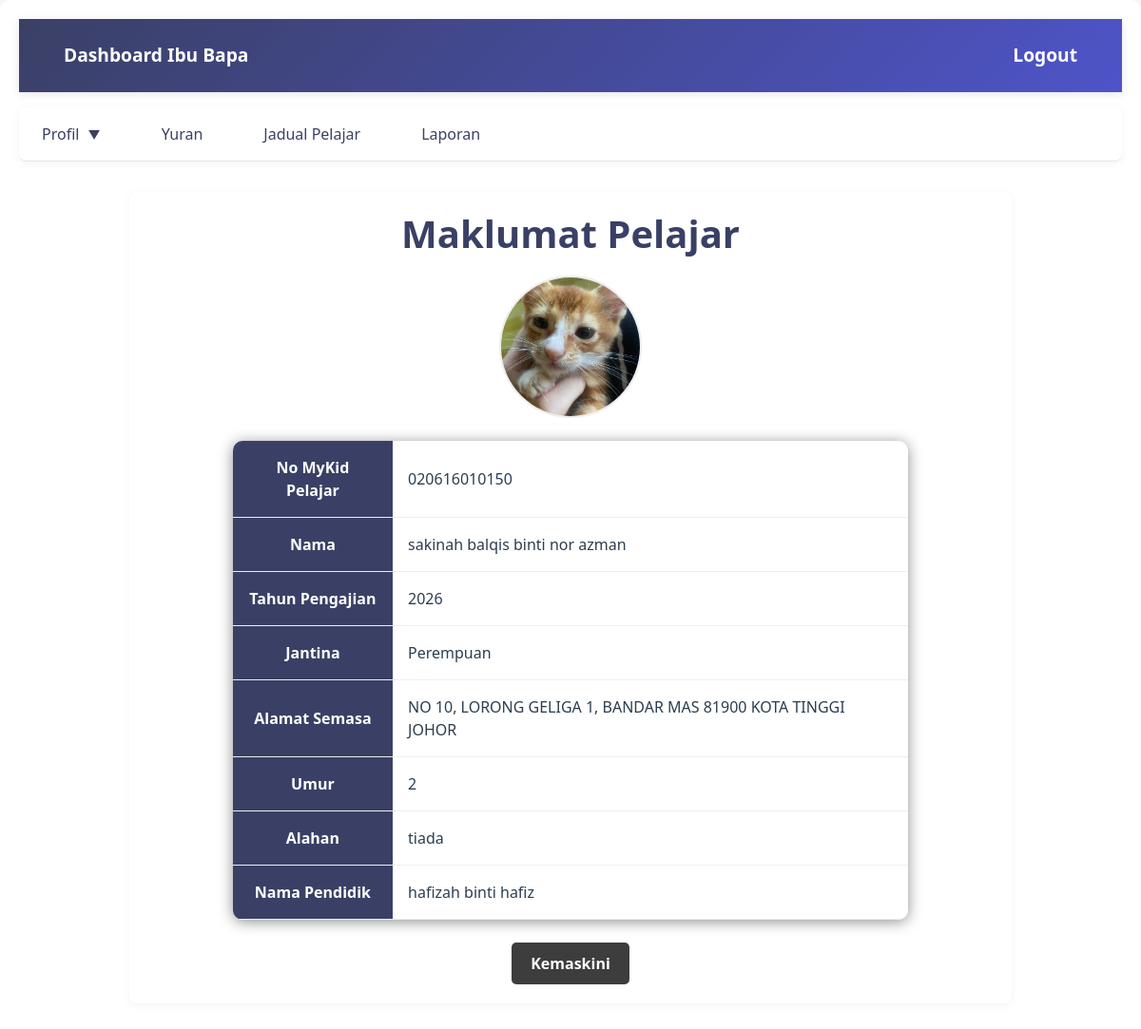
The page /profilPelajar.php?ic=020616010150 (signed in) on the database its author committed.
### tables this page shows
CREATE TABLE `pelajar` (
  `ic_pelajar` varchar(20) NOT NULL,
  `nama_pelajar` varchar(100) NOT NULL,
  `jantina` varchar(10) NOT NULL,
  `alamat_semasa` varchar(255) DEFAULT NULL,
  `umur` int(11) DEFAULT NULL,
  `Alahan` varchar(100) DEFAULT NULL,
  `gambar_pelajar` varchar(255) DEFAULT NULL,
  `ibubapa_id` int(11) NOT NULL,
  `tahun_pengajian` int(4) DEFAULT NULL,
  `id_pentadbir` int(11) DEFAULT NULL,
  `id_pendidik` int(11) DEFAULT NULL,
  `sijilLahir_pelajar` varchar(255) DEFAULT NULL,
  `pengesahan` tinyint(1) DEFAULT NULL
);

CREATE TABLE `pendidik` (
  `id_pendidik` int(11) NOT NULL,
  `ic_pendidik` varchar(20) NOT NULL,
  `nama_pendidik` varchar(100) NOT NULL,
  `email_pendidik` varchar(100) NOT NULL,
  `no_pendidik` varchar(15) DEFAULT NULL,
  `username` varchar(100) NOT NULL,
  `password` varchar(20) NOT NULL,
  `peranan_id` int(11) NOT NULL DEFAULT 3,
  `umur` int(11) NOT NULL,
  `alamat_pendidik` varchar(255) NOT NULL,
  `sijil_pengajian` varchar(255) NOT NULL,
  `kursus_kanak_kanak` varchar(255) NOT NULL,
  `pengesahan` tinyint(1) DEFAULT NULL
);

### profilPelajar.php (the view, shortened to what this page needs)
<?php
require_once 'config.php';
if (isset($_GET['ic'])) {
    $ic_pelajar = $_GET['ic'];
    $username = $_SESSION['username'];
    $query = "
        SELECT
            pelajar.ic_pelajar,
            pelajar.nama_pelajar,
            pelajar.jantina,
             pelajar.alamat_semasa,
             pelajar.umur,
             pelajar.gambar_pelajar,
             pelajar.Alahan,
             pelajar.tahun_pengajian,
            pendidik.nama_pendidik
        FROM pelajar
        INNER JOIN ibubapa ON pelajar.ibubapa_id = ibubapa.id_ibubapa
        LEFT JOIN pendidik ON pelajar.id_pendidik = pendidik.id_pendidik
        WHERE pelajar.ic_pelajar = ? AND ibubapa.email_bapa = ?
    ";
    $stmt = $conn->prepare($query);
    $stmt->bind_param("ss", $ic_pelajar, $username);
    $stmt->execute();
    $result = $stmt->get_result();
    $data = $result->fetch_assoc();
} else {
    die("Student IC not provided.");
}
?>
<!DOCTYPE html>
<html lang="en">
<head>
    <link rel="stylesheet" href="https://cdn.jsdelivr.net/npm/bootstrap@5.3.0/dist/css/bootstrap.min.css">
    <link rel="stylesheet" href="css/dashboard.css">
</head>
<body class="dashboard-container">
    <div class="container">
        <header>
            <a href="ibubapa_dashboard.php"><span>Dashboard Ibu Bapa</span></a>
            <a href="logout.php">Logout</a>
        </header>
       <nav>
            <ul>
            <li class="dropdown-parent">
                    <a href="#">Profil <span class="dropdown-icon">&#x25BC;</span></a>
                </li>
                <li><a href="yuran.php">Yuran</a></li>
                <li><a href="display_jadual.php">Jadual Pelajar</a></li>
                <li><a href="ibubapaLaporan.php">Laporan</a></li>
            </ul>
        </nav>
        <div class="profile-container">
            <h1>Maklumat Pelajar</h1>
            <div class="student-photo">
                <?php if (!empty($data['gambar_pelajar']) && file_exists("uploads/" . $data['gambar_pelajar'])): ?>
                    <img src="uploads/<?php echo htmlspecialchars($data['gambar_pelajar']); ?>" alt="Gambar Pelajar">
                <?php else: ?>
                    <img src="uploads/default.png" alt="Default Photo">
                <?php endif; ?>
            </div>
        <table>
            <tr>
                <th>No MyKid Pelajar</th>
                <td><?php echo htmlspecialchars($data['ic_pelajar']); ?></td>
            </tr>
            <tr>
                <th>Nama</th>
                <td><?php echo htmlspecialchars($data['nama_pelajar']); ?></td>
            </tr>
            <tr>
                <th>Tahun Pengajian</th>
                <td><?php echo htmlspecialchars($data['tahun_pengajian']); ?></td>
            </tr>
            <tr>
                <th>Jantina</th>
                <td><?php echo htmlspecialchars($data['jantina']); ?></td>
            </tr>
            <tr>
                <th>Alamat Semasa</th>
                <td><?php echo htmlspecialchars($data['alamat_semasa']); ?></td>
            </tr>
            <tr>
                <th>Umur</th>
                <td><?php echo htmlspecialchars($data['umur']); ?></td>
            </tr>
            <tr>
                <th>Alahan</th>
                <td><?php echo htmlspecialchars($data['Alahan']); ?></td>
            </tr>
            <tr>
                <th>Nama Pendidik</th>
                <td><?php echo htmlspecialchars($data['nama_pendidik'] ?? 'Belum ditetapkan'); ?></td>
            </tr>
        </table>
        <div class="crud-buttons">
        <button class="btn-edit"
            data-ic-pelajar="<?php echo htmlspecialchars($data['ic_pelajar']); ?>"
            data-nama-pelajar="<?php echo htmlspecialchars($data['nama_pelajar']); ?>"
            data-alahan="<?php echo htmlspecialchars($data['Alahan']); ?>"
            data-alamat="<?php echo htmlspecialchars($data['alamat_semasa']); ?>"
            data-umur="<?php echo htmlspecialchars($data['umur']); ?>"
        >
            Kemaskini
        </button>
        </div>
        </div>
        </div>
</body>
</html>

### css/dashboard.css (style rules this page uses)
.dashboard-container { font-family: 'Segoe UI', system-ui, -apple-system, sans-serif; margin: 0; padding: 0; background: #f8f9fa; color: #2c3e50; width: 100%; box-sizing: border-box; min-height: 100vh; }
.dashboard-container .container { max-width: 1200px; width: 100%; margin: 0 auto; padding: 20px; background: #fff; box-shadow: 0 2px 15px rgba(0, 0, 0, 0.05); border-radius: 10px; box-sizing: border-box; }
.dashboard-container header { display: flex; justify-content: space-between; align-items: center; background: linear-gradient(135deg, #3a4065 0%, #4e54c8 100%); padding: 1rem 2rem; color: white; font-size: 1.2em; font-weight: bold; width: 100%; box-sizing: border-box; box-shadow: 0 2px 10px rgba(0, 0, 0, 0.1); }
.dashboard-container header a { color: white; text-decoration: none; font-size: 1em; padding: 8px 15px; border-radius: 5px; transition: all 0.3s ease; }
.dashboard-container nav { background: #ffffff; border-bottom: 1px solid rgba(0, 0, 0, 0.1); width: 100%; box-sizing: border-box; margin-bottom: 2rem; box-shadow: 0 2px 10px rgba(0, 0, 0, 0.05); }
.dashboard-container nav ul { list-style: none; padding: 0; margin: 0; display: flex; align-items: center; gap: 1rem; }
.dashboard-container nav ul li { position: relative; }
.dashboard-container nav ul li a { color: #3a4065; text-decoration: none; padding: 1rem 1.5rem; display: block; font-weight: 500; transition: all 0.3s ease; }
.dropdown-parent > a { display: flex; align-items: center; gap: 5px; }
.dropdown-icon { font-size: 0.8em; transition: transform 0.3s ease; }
.dashboard-container button, .dashboard-container .interactive-link { background: none; color: inherit; border: none; padding: 0.8rem 1.5rem; border-radius: 6px; font-size: 1em; font-weight: 600; cursor: pointer; transition: all 0.3s ease; text-decoration: none; }
.dashboard-container table { width: 80%; border-collapse: collapse; margin: 1.5rem auto; background: white; border-radius: 10px; overflow: hidden; box-shadow: 0 2px 15px rgba(0, 0, 0, 0.449); }
.dashboard-container th, .dashboard-container td { padding: 1rem; border-bottom: 1px solid #eee; }
.dashboard-container th { background: #3a4065; font-weight: 600; color: #ffffff; text-align: center; }
.dashboard-container td { text-align: left; }
nav ul { list-style-type: none; margin: 0; padding: 0; display: flex; gap: 10px; background-color: #3a4065; padding: 10px; }
nav ul li { display: inline; }
nav ul li a { text-decoration: none; color: white; font-weight: bold; padding: 8px 15px; border-radius: 5px; }
.dropdown-parent { position: relative; }
.dropdown-icon { margin-left: 5px; font-size: 0.8em; }

### profilPelajar.php (style rules this page uses)
body { margin: 0; font-family: 'Segoe UI', system-ui, -apple-system, sans-serif; background: #f8f9fa; color: #333; }
.container { max-width: 1200px; margin: 0 auto; padding: 0 20px; }
.profile-container { width: 80%; margin: 20px auto; background: #fff; padding: 20px; border-radius: 8px; box-shadow: 0 2px 10px rgba(0, 0, 0, 0.05); }
.profile-container h1 { font-weight: bold; text-align: center; margin-bottom: 20px; color: #3a4065; }
table { width: 100%; border-collapse: collapse; margin: 1rem 0; background: white; border-radius: 8px; overflow: hidden; }
table th, table td { padding: 1rem; text-align: left; border-bottom: 1px solid #eee; }
table th { background: rgba(58, 64, 101, 0.05); font-weight: 600; color: #3a4065; text-align: left; }
nav { background: #ffffff; border-radius: 8px; margin: 1rem 0; box-shadow: 0 2px 10px rgba(0, 0, 0, 0.05); }
nav ul { background: transparent !important; padding: 0 !important; margin: 0; display: flex; gap: 0.5rem; }
nav ul li a { color: #3a4065 !important; padding: 1rem 1.5rem; transition: all 0.3s ease; border-radius: 6px; text-decoration: none; }
.crud-buttons { display: flex; justify-content: center; align-items: center; margin-top: 20px; }
.crud-buttons button { padding: 10px 20px; background:rgb(61, 61, 61); color: white; border: none; border-radius: 5px; cursor: pointer; transition: all 0.3s ease; }
.student-photo { text-align: center; margin-bottom: 20px; }
.student-photo img { width: 150px; height: 150px; border-radius: 50%; object-fit: cover; border: 2px solid #eee; }

### rows shown on the page
pelajar: gambar_pelajar (picture), ic_pelajar "020616010150", nama_pelajar "sakinah balqis binti nor azman", tahun_pengajian "2026", jantina "Perempuan", alamat_semasa "NO 10, LORONG GELIGA 1, BANDAR MAS 81900 KOTA TINGGI JOHOR", umur "2", Alahan "tiada", id_pendidik.nama_pendidik "hafizah binti hafiz"
